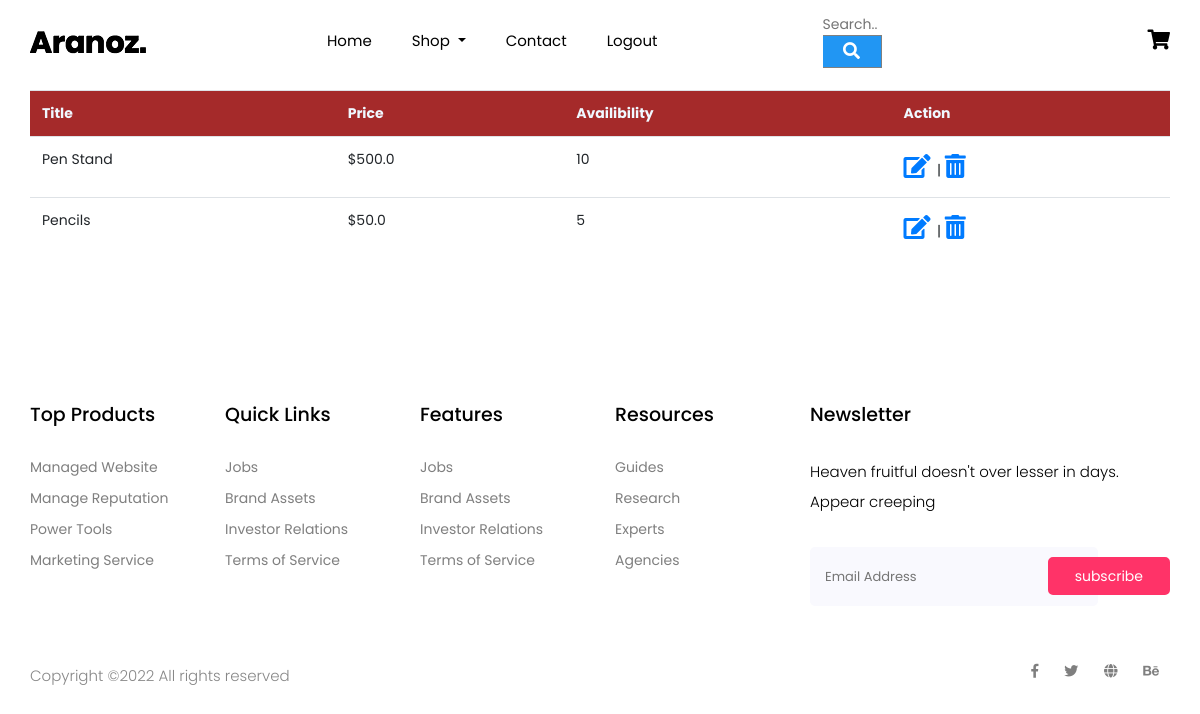
The app's page /product_list (signed in) with its own data.
### Website/models.py (models this page shows)
class Add_Productt(db.Model):
    idd = db.Column(db.Integer, primary_key = True)
    title = db.Column(db.String(200))
    price = db.Column(db.Float(20))
    description = db.Column(db.String(2000))
    quantity = db.Column(db.Integer)

### Website/auth.py (the view)
@auth.route('/product_list')
@login_required
def product_list():
    add_product = Add_Productt.query.all()
    return render_template("product_list.html", user=current_user, add_product = add_product)

### Website/__init__.py (called while the page is built)
def create_app():
    app = Flask(__name__)
    app.config['SECRET_KEY'] = 'abcd'
    app.config['SQLALCHEMY_DATABASE_URI'] = f'sqlite:///{DB_NAME}'
    db.init_app(app)
    from .views import views
    from .auth import auth
    app.register_blueprint(views, url_prefix='/')
    app.register_blueprint(auth, url_prefix='/')
    from .models import User
    with app.app_context():
        db.create_all()
    login_manager = LoginManager()
    login_manager.login_view = 'auth.login'
    login_manager.init_app(app)
    @login_manager.user_loader
    def load_user(id):
        return User.query.get(int(id))
    return app

### Website/templates/product_list.html
{% extends "base.html" %}
{% block content %}
<div class="container" style="padding-top: 90px;">
 <table class="table" style="border-collapse: collapse;">
    <tr style="background-color: brown;color: aliceblue;">
        <th>Title</th>
        <th>Price</th>
        <th>Availibility</th>
        <th>Action</th>
    </tr>
   <tr>
    {% for i in add_product %}
    <td>{{i.title}}</td>
    <td>${{i.price}}</td>
    <td>{{i.quantity}}</td>
    <td> <span style="font-size: 24px;color:green;">
        <a href="/{{i.idd}}/edit"> <i class="fas fa-edit"></i></a> </span>
         | <span style="font-size: 24px;color:red;">
           <a href="/{{i.idd}}/delete"> <i class="fas fa-trash-alt"></i></a></span></td>
    </tr>
    {% endfor %}
 </table>
</div>
{% endblock %}

### Website/static/css/all.css (style rules this page uses)
.fa, .fas, .far, .fal, .fab { -moz-osx-font-smoothing: grayscale; -webkit-font-smoothing: antialiased; display: inline-block; font-style: normal; font-variant: normal; text-rendering: auto; line-height: 1; }
.fa-edit:before { content: "\f044"; }
.fa-trash-alt:before { content: "\f2ed"; }
.fa, .fas { font-family: 'Font Awesome 5 Free'; font-weight: 900; }

### Website/static/css/main.css (style rules this page uses)
html { -webkit-box-sizing: border-box; -moz-box-sizing: border-box; box-sizing: border-box; }
* { padding: 0; margin: 0; }
*, *:before, *:after { -webkit-box-sizing: inherit; -moz-box-sizing: inherit; box-sizing: inherit; }
body, h1, h2, h3, h4, h5, h6, blockquote, p, pre, dl, dd, ol, ul, figure, hr, fieldset, legend { margin: 0; padding: 0; }
table { border-collapse: collapse; border-spacing: 0; }
body { font-family: "Roboto", "Arial", "Helvetica Neue", sans-serif; font-weight: 400; font-size: 14px; }

### records on screen
Add_Productt: title "Pen Stand", price "500.0", quantity "10"
Add_Productt: title "Pencils", price "50.0", quantity "5"
